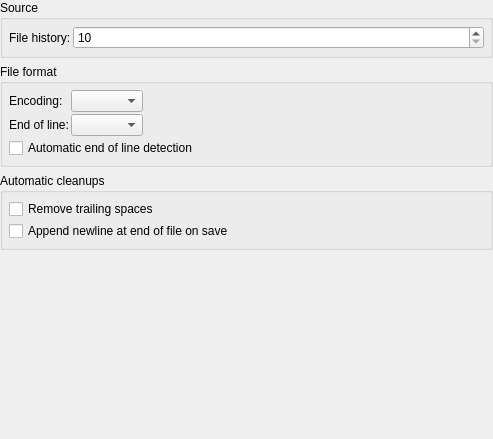
<?xml version="1.0" encoding="UTF-8"?>
<ui version="4.0">
 <class>FileManager</class>
 <widget class="QDialog" name="FileManager">
  <property name="geometry">
   <rect>
    <x>0</x>
    <y>0</y>
    <width>493</width>
    <height>439</height>
   </rect>
  </property>
  <property name="windowTitle">
   <string>File Manager</string>
  </property>
  <property name="windowIcon">
   <iconset>
    <normaloff>:/icons/actions/document-save.png</normaloff>:/icons/actions/document-save.png</iconset>
  </property>
  <layout class="QVBoxLayout" name="verticalLayout">
   <property name="spacing">
    <number>6</number>
   </property>
   <property name="margin">
    <number>0</number>
   </property>
   <item>
    <widget class="QGroupBox" name="groupBox_3">
     <property name="title">
      <string>Source</string>
     </property>
     <layout class="QFormLayout" name="formLayout_3">
      <property name="horizontalSpacing">
       <number>2</number>
      </property>
      <property name="verticalSpacing">
       <number>2</number>
      </property>
      <property name="margin">
       <number>6</number>
      </property>
      <item row="0" column="0">
       <widget class="QLabel" name="label">
        <property name="text">
         <string>File history:</string>
        </property>
       </widget>
      </item>
      <item row="0" column="1">
       <widget class="QSpinBox" name="spinBox">
        <property name="minimum">
         <number>10</number>
        </property>
        <property name="maximum">
         <number>40</number>
        </property>
        <property name="singleStep">
         <number>5</number>
        </property>
       </widget>
      </item>
     </layout>
    </widget>
   </item>
   <item>
    <widget class="QGroupBox" name="groupBox">
     <property name="title">
      <string>File format</string>
     </property>
     <layout class="QFormLayout" name="formLayout_2">
      <property name="fieldGrowthPolicy">
       <enum>QFormLayout::ExpandingFieldsGrow</enum>
      </property>
      <property name="horizontalSpacing">
       <number>2</number>
      </property>
      <property name="verticalSpacing">
       <number>2</number>
      </property>
      <property name="margin">
       <number>6</number>
      </property>
      <item row="0" column="0">
       <widget class="QLabel" name="labelEncoding">
        <property name="text">
         <string>Encoding:</string>
        </property>
       </widget>
      </item>
      <item row="0" column="1">
       <widget class="QComboBox" name="comboBoxEncoding"/>
      </item>
      <item row="1" column="0">
       <widget class="QLabel" name="labelEndOfLine">
        <property name="text">
         <string>End of line:</string>
        </property>
       </widget>
      </item>
      <item row="1" column="1">
       <widget class="QComboBox" name="comboBoxEndOfLine"/>
      </item>
      <item row="2" column="0" colspan="2">
       <widget class="QCheckBox" name="checkBox">
        <property name="text">
         <string>Automatic end of line detection</string>
        </property>
       </widget>
      </item>
     </layout>
    </widget>
   </item>
   <item>
    <widget class="QGroupBox" name="groupBox_2">
     <property name="title">
      <string>Automatic cleanups</string>
     </property>
     <layout class="QFormLayout" name="formLayout">
      <property name="horizontalSpacing">
       <number>2</number>
      </property>
      <property name="verticalSpacing">
       <number>2</number>
      </property>
      <property name="margin">
       <number>6</number>
      </property>
      <item row="1" column="0">
       <widget class="QCheckBox" name="checkBox_3">
        <property name="text">
         <string>Append newline at end of file on save</string>
        </property>
       </widget>
      </item>
      <item row="0" column="0" colspan="2">
       <widget class="QCheckBox" name="checkBox_2">
        <property name="text">
         <string>Remove trailing spaces</string>
        </property>
       </widget>
      </item>
     </layout>
    </widget>
   </item>
   <item>
    <spacer name="verticalSpacer">
     <property name="orientation">
      <enum>Qt::Vertical</enum>
     </property>
     <property name="sizeHint" stdset="0">
      <size>
       <width>20</width>
       <height>40</height>
      </size>
     </property>
    </spacer>
   </item>
  </layout>
 </widget>
 <resources/>
 <connections/>
</ui>
